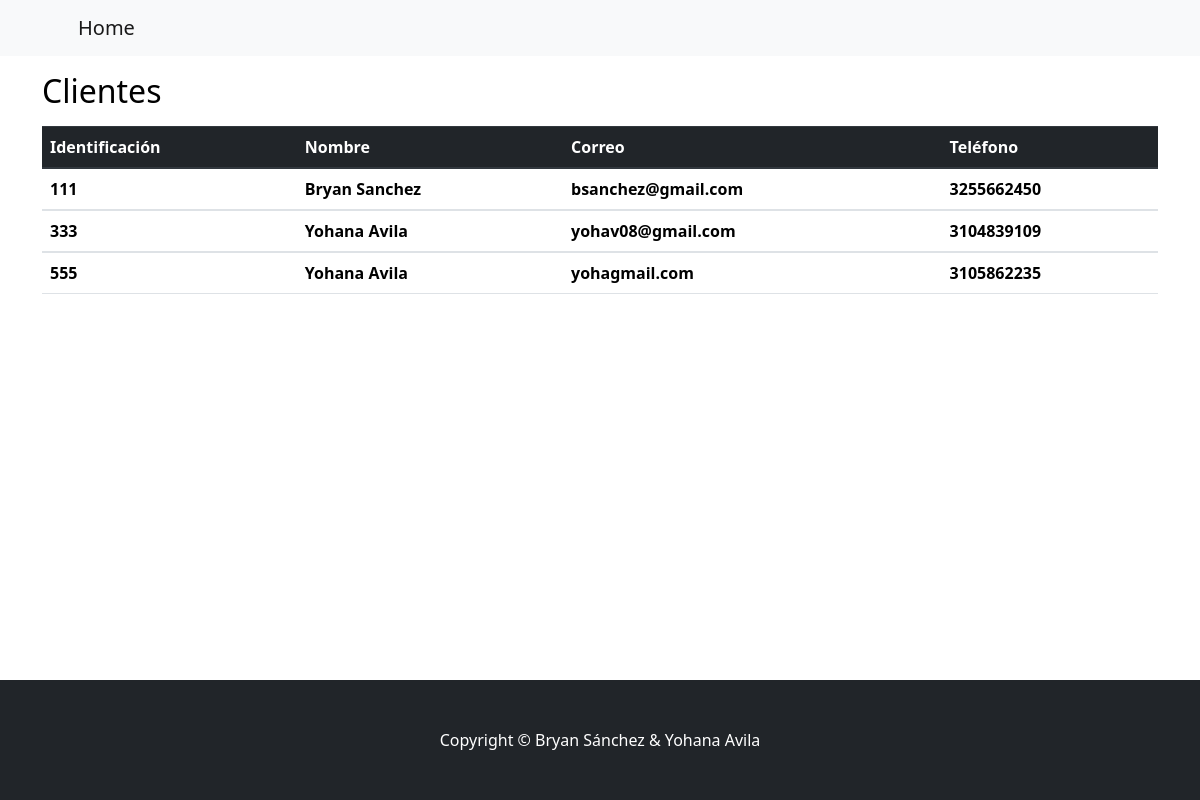
The page /Administradores/clientes.php on the database its author committed.
### tables this page shows
CREATE TABLE IF NOT EXISTS `cliente` (
  `id_cliente` int(11) NOT NULL,
  `nombre` varchar(50) DEFAULT NULL,
  `correo` varchar(50) DEFAULT NULL,
  `clave` text DEFAULT NULL,
  `telefono` bigint(20) DEFAULT NULL,
  PRIMARY KEY (`id_cliente`)
);

### Administradores/clientes.php (the view, shortened to what this page needs)
<!DOCTYPE html>
<head>
        <link rel="stylesheet" href="../sw/dist/sweetalert2.min.css">
        <link rel="stylesheet" href="https://cdn.jsdelivr.net/npm/bootstrap@4.0.0/dist/css/bootstrap.min.css">
        <link href="https://cdn.jsdelivr.net/npm/bootstrap-icons@1.10.5/font/bootstrap-icons.css" rel="stylesheet" >
        <link href="../css/bootstrap.css" rel="stylesheet" />
    </head>
    <body>
        <nav class="navbar navbar-expand-lg navbar-light bg-light">
            <div class="container px-4 px-lg-5">
                <a class="navbar-brand" href="../home.php">Home</a>
                        <?php
                            function sesion(){
                                $ses=$_SESSION['usuario'];
                                return $ses;
                            }
                            function valid_admin(){
                                $sess=sesion();
                                include_once('../conexion.php');
                                return mysqli_query(conectar(), "select id_admin from administrador where id_admin='$sess'");
                            }
                            function valid_client(){
                                $sess=sesion();
                                include_once('../conexion.php');
                                return mysqli_query(conectar(), "select id_cliente from cliente where id_cliente='$sess'");
                            }
                        ?>
            </div>
        </nav>
        <div class="container">
            <h2 class="text-black mt-3">Clientes</h2>
            <div class="row mt-3">
                <div class="col">
                    <table class="table" style="border-radius: 30px;" >
                        <thead class="thead-dark">
                            <tr>
                                <th>Identificación</th>
                                <th>Nombre</th>
                                <th>Correo</th>
                                <th>Teléfono</th>
                            </tr>
                        </thead>
                        <tbody>
                        <?php
                            include('./consultarSQL.php');
                            $res=consultarClientes();
                            foreach($res as $row){?>
                            <tr>
                                <th><?php echo $row['id_cliente']?></th>
                                <th><?php echo $row['nombre']?></th>
                                <th><?php echo $row['correo']?></th>
                                <th><?php echo $row['telefono']?></th>
                            </tr>
                        </tbody>
                        <?php }?>
                    </table>
                </div>
            </div>
        </div>
        <footer class="py-5 bg-dark" style="position: fixed;bottom: 0; width: 100%; ">
            <div class="container"><p class="m-0 text-center text-white">Copyright &copy; Bryan Sánchez & Yohana Avila</p></div>
        </footer>
    </body>
</html>

### rows shown on the page
cliente: id_cliente "111", nombre "Bryan Sanchez", correo "bsanchez@gmail.com", telefono "3255662450"
cliente: id_cliente "333", nombre "Yohana Avila", correo "yohav08@gmail.com", telefono "3104839109"
cliente: id_cliente "555", nombre "Yohana Avila", correo "yohagmail.com", telefono "3105862235"
